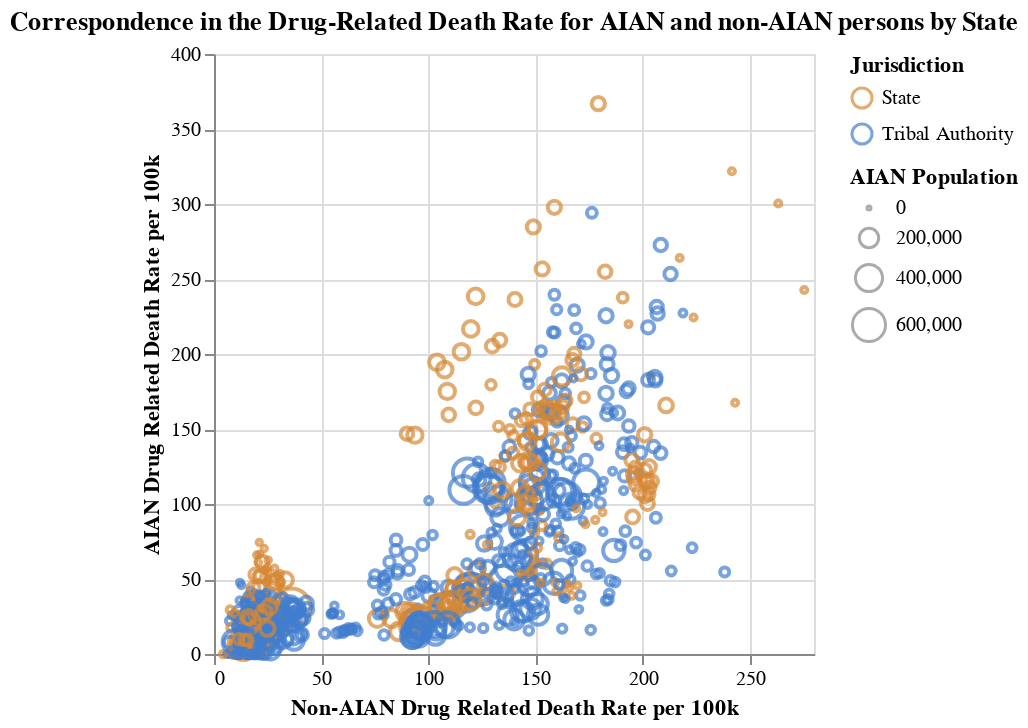

The notebook cell saved with this chart:
### Markdown cell above
When we take the average AIAN death rate by state, and put all state-year
observations into a density plot, we see that while both death rate distributions
are centered at zero, the mean drug related death rate where States have criminal jurisdiciton
is higher.

### Code cell
#Bubble Plot
def scatter_state():

    df = AIAN_deaths.with_columns(pl.col("population_AIAN").alias("AIAN Population"))
    chart = alt.Chart(df).mark_point(size = 60).encode(
        x = alt.X("drd_non_p100k:Q", title = "Non-AIAN Drug Related Death Rate per 100k" ),
        y = alt.Y("drd_AIAN_p100k:Q", title = "AIAN Drug Related Death Rate per 100k"),
        color = alt.Color('Jurisdiction:N', scale=alt.Scale(
            domain = ["State", "Tribal Authority"],
            range = ["#d58833", "#417ecf"])),
        size = "AIAN Population:Q"
    )

    return chart.properties(title = "Correspondence in the Drug-Related Death Rate for AIAN and non-AIAN persons by State")

scatter_state()

### Figure 1 — Vega-Lite specification as saved in the notebook (floating-point values rounded to 4 significant figures; data arrays with more than 128 entries replaced by an {"elided": "..."} marker saying what was removed)
{"config": {"view": {"continuousWidth": 300, "continuousHeight": 300}}, "data": {"name": "data-232fbd00277f4cefc7f9515b92291bd5"}, "mark": {"type": "point", "size": 60}, "encoding": {"color": {"field": "Jurisdiction", "scale": {"domain": ["State", "Tribal Authority"], "range": ["#d58833", "#417ecf"]}, "type": "nominal"}, "size": {"field": "AIAN Population", "type": "quantitative"}, "x": {"field": "drd_non_p100k", "title": "Non-AIAN Drug Related Death Rate per 100k", "type": "quantitative"}, "y": {"field": "drd_AIAN_p100k", "title": "AIAN Drug Related Death Rate per 100k", "type": "quantitative"}}, "title": "Correspondence in the Drug-Related Death Rate for AIAN and non-AIAN persons by State", "$schema": "https://vega.github.io/schema/vega-lite/v5.20.1.json", "datasets": {"data-232fbd00277f4cefc7f9515b92291bd5": {"elided": "792 records"}}}
